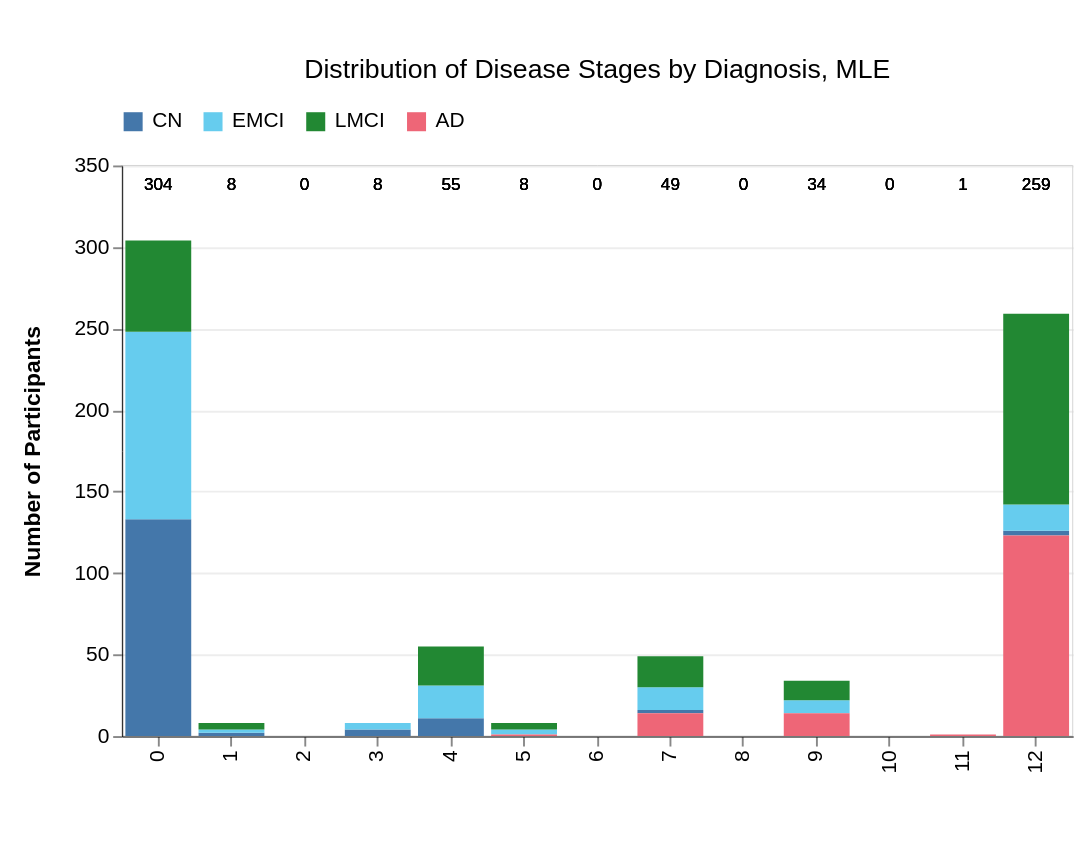

Notebook code cell kept with this figure:
### Markdown cell above
## MLE

### Code cell
mle_stages, ml_stages_plot, mle_runtime = get_ml_stages_and_plot('mle')
ml_stages_plot

### Figure 1 — Vega-Lite specification as saved in the notebook (floating-point values rounded to 4 significant figures)
{"config": {"view": {"continuousWidth": 300, "continuousHeight": 300, "stroke": "lightgray", "strokeWidth": 0.5}, "axis": {"domain": true, "domainColor": "black", "domainWidth": 0.5, "grid": true, "gridColor": "lightgray", "gridOpacity": 0.3, "labelColor": "black", "labelFont": "Arial", "titleColor": "black", "titleFont": "Arial"}}, "layer": [{"mark": {"type": "bar"}, "encoding": {"color": {"field": "Diagnosis", "legend": {"columns": 4, "direction": "horizontal", "labelFontSize": 11, "orient": "top", "symbolSize": 100, "title": null}, "scale": {"domain": ["CN", "EMCI", "LMCI", "AD"], "range": ["#4477AA", "#66CCEE", "#228833", "#EE6677"]}, "type": "nominal"}, "order": {"field": "Diagnosis", "sort": "ascending", "type": "nominal"}, "tooltip": [{"field": "Stage", "title": "Stage", "type": "ordinal"}, {"field": "Diagnosis", "title": "Diagnosis", "type": "nominal"}, {"field": "Count", "title": "Count", "type": "quantitative"}, {"field": "Percentage", "format": ".1%", "title": "Percentage", "type": "quantitative"}], "x": {"axis": {"grid": false, "labelFontSize": 11, "titleFont": "Arial", "titleFontSize": 12, "titlePadding": 15}, "field": "Stage", "title": "", "type": "ordinal"}, "y": {"axis": {"grid": true, "gridOpacity": 0.4, "labelFontSize": 11, "titleFont": "Arial", "titleFontSize": 12, "titlePadding": 15}, "field": "Count", "title": "Number of Participants", "type": "quantitative"}}, "title": {"text": "Distribution of Disease Stages by Diagnosis, MLE", "anchor": "middle", "fontWeight": "normal", "fontSize": 14, "dy": -10}}, {"mark": {"type": "text", "align": "center", "baseline": "bottom", "dy": -5, "fontSize": 9}, "encoding": {"text": {"field": "Total", "format": ",d", "type": "quantitative"}, "tooltip": [{"field": "Stage", "title": "Stage", "type": "ordinal"}, {"field": "Total", "format": ",d", "title": "Total Sample Size", "type": "quantitative"}], "x": {"field": "Stage", "type": "ordinal"}, "y": {"value": 20}}, "title": {"text": "Distribution of Disease Stages by Diagnosis, MLE", "anchor": "middle", "fontWeight": "normal", "fontSize": 14, "dy": -10}}], "data": {"name": "data-b8f524d8578d463019e9f86f6951df2d"}, "height": 300, "padding": {"left": 10, "top": 30, "right": 10, "bottom": 40}, "width": 500, "$schema": "https://vega.github.io/schema/vega-lite/v5.20.1.json", "datasets": {"data-b8f524d8578d463019e9f86f6951df2d": [{"Stage": 0, "Diagnosis": "CN", "Count": 133, "Total": 304, "Percentage": 0.4375}, {"Stage": 0, "Diagnosis": "EMCI", "Count": 115, "Total": 304, "Percentage": 0.3783}, {"Stage": 0, "Diagnosis": "LMCI", "Count": 56, "Total": 304, "Percentage": 0.1842}, {"Stage": 0, "Diagnosis": "AD", "Count": 0, "Total": 304, "Percentage": 0.0}, {"Stage": 1, "Diagnosis": "CN", "Count": 2, "Total": 8, "Percentage": 0.25}, {"Stage": 1, "Diagnosis": "EMCI", "Count": 2, "Total": 8, "Percentage": 0.25}, {"Stage": 1, "Diagnosis": "LMCI", "Count": 4, "Total": 8, "Percentage": 0.5}, {"Stage": 1, "Diagnosis": "AD", "Count": 0, "Total": 8, "Percentage": 0.0}, {"Stage": 2, "Diagnosis": "CN", "Count": 0, "Total": 0, "Percentage": null}, {"Stage": 2, "Diagnosis": "EMCI", "Count": 0, "Total": 0, "Percentage": null}, {"Stage": 2, "Diagnosis": "LMCI", "Count": 0, "Total": 0, "Percentage": null}, {"Stage": 2, "Diagnosis": "AD", "Count": 0, "Total": 0, "Percentage": null}, {"Stage": 3, "Diagnosis": "CN", "Count": 4, "Total": 8, "Percentage": 0.5}, {"Stage": 3, "Diagnosis": "EMCI", "Count": 4, "Total": 8, "Percentage": 0.5}, {"Stage": 3, "Diagnosis": "LMCI", "Count": 0, "Total": 8, "Percentage": 0.0}, {"Stage": 3, "Diagnosis": "AD", "Count": 0, "Total": 8, "Percentage": 0.0}, {"Stage": 4, "Diagnosis": "CN", "Count": 11, "Total": 55, "Percentage": 0.2}, {"Stage": 4, "Diagnosis": "EMCI", "Count": 20, "Total": 55, "Percentage": 0.3636}, {"Stage": 4, "Diagnosis": "LMCI", "Count": 24, "Total": 55, "Percentage": 0.4364}, {"Stage": 4, "Diagnosis": "AD", "Count": 0, "Total": 55, "Percentage": 0.0}, {"Stage": 5, "Diagnosis": "CN", "Count": 0, "Total": 8, "Percentage": 0.0}, {"Stage": 5, "Diagnosis": "EMCI", "Count": 3, "Total": 8, "Percentage": 0.375}, {"Stage": 5, "Diagnosis": "LMCI", "Count": 4, "Total": 8, "Percentage": 0.5}, {"Stage": 5, "Diagnosis": "AD", "Count": 1, "Total": 8, "Percentage": 0.125}, {"Stage": 6, "Diagnosis": "CN", "Count": 0, "Total": 0, "Percentage": null}, {"Stage": 6, "Diagnosis": "EMCI", "Count": 0, "Total": 0, "Percentage": null}, {"Stage": 6, "Diagnosis": "LMCI", "Count": 0, "Total": 0, "Percentage": null}, {"Stage": 6, "Diagnosis": "AD", "Count": 0, "Total": 0, "Percentage": null}, {"Stage": 7, "Diagnosis": "CN", "Count": 2, "Total": 49, "Percentage": 0.04082}, {"Stage": 7, "Diagnosis": "EMCI", "Count": 14, "Total": 49, "Percentage": 0.2857}, {"Stage": 7, "Diagnosis": "LMCI", "Count": 19, "Total": 49, "Percentage": 0.3878}, {"Stage": 7, "Diagnosis": "AD", "Count": 14, "Total": 49, "Percentage": 0.2857}, {"Stage": 8, "Diagnosis": "CN", "Count": 0, "Total": 0, "Percentage": null}, {"Stage": 8, "Diagnosis": "EMCI", "Count": 0, "Total": 0, "Percentage": null}, {"Stage": 8, "Diagnosis": "LMCI", "Count": 0, "Total": 0, "Percentage": null}, {"Stage": 8, "Diagnosis": "AD", "Count": 0, "Total": 0, "Percentage": null}, {"Stage": 9, "Diagnosis": "CN", "Count": 0, "Total": 34, "Percentage": 0.0}, {"Stage": 9, "Diagnosis": "EMCI", "Count": 8, "Total": 34, "Percentage": 0.2353}, {"Stage": 9, "Diagnosis": "LMCI", "Count": 12, "Total": 34, "Percentage": 0.3529}, {"Stage": 9, "Diagnosis": "AD", "Count": 14, "Total": 34, "Percentage": 0.4118}, {"Stage": 10, "Diagnosis": "CN", "Count": 0, "Total": 0, "Percentage": null}, {"Stage": 10, "Diagnosis": "EMCI", "Count": 0, "Total": 0, "Percentage": null}, {"Stage": 10, "Diagnosis": "LMCI", "Count": 0, "Total": 0, "Percentage": null}, {"Stage": 10, "Diagnosis": "AD", "Count": 0, "Total": 0, "Percentage": null}, {"Stage": 11, "Diagnosis": "CN", "Count": 0, "Total": 1, "Percentage": 0.0}, {"Stage": 11, "Diagnosis": "EMCI", "Count": 0, "Total": 1, "Percentage": 0.0}, {"Stage": 11, "Diagnosis": "LMCI", "Count": 0, "Total": 1, "Percentage": 0.0}, {"Stage": 11, "Diagnosis": "AD", "Count": 1, "Total": 1, "Percentage": 1.0}, {"Stage": 12, "Diagnosis": "CN", "Count": 3, "Total": 259, "Percentage": 0.01158}, {"Stage": 12, "Diagnosis": "EMCI", "Count": 16, "Total": 259, "Percentage": 0.06178}, {"Stage": 12, "Diagnosis": "LMCI", "Count": 117, "Total": 259, "Percentage": 0.4517}, {"Stage": 12, "Diagnosis": "AD", "Count": 123, "Total": 259, "Percentage": 0.4749}]}}
